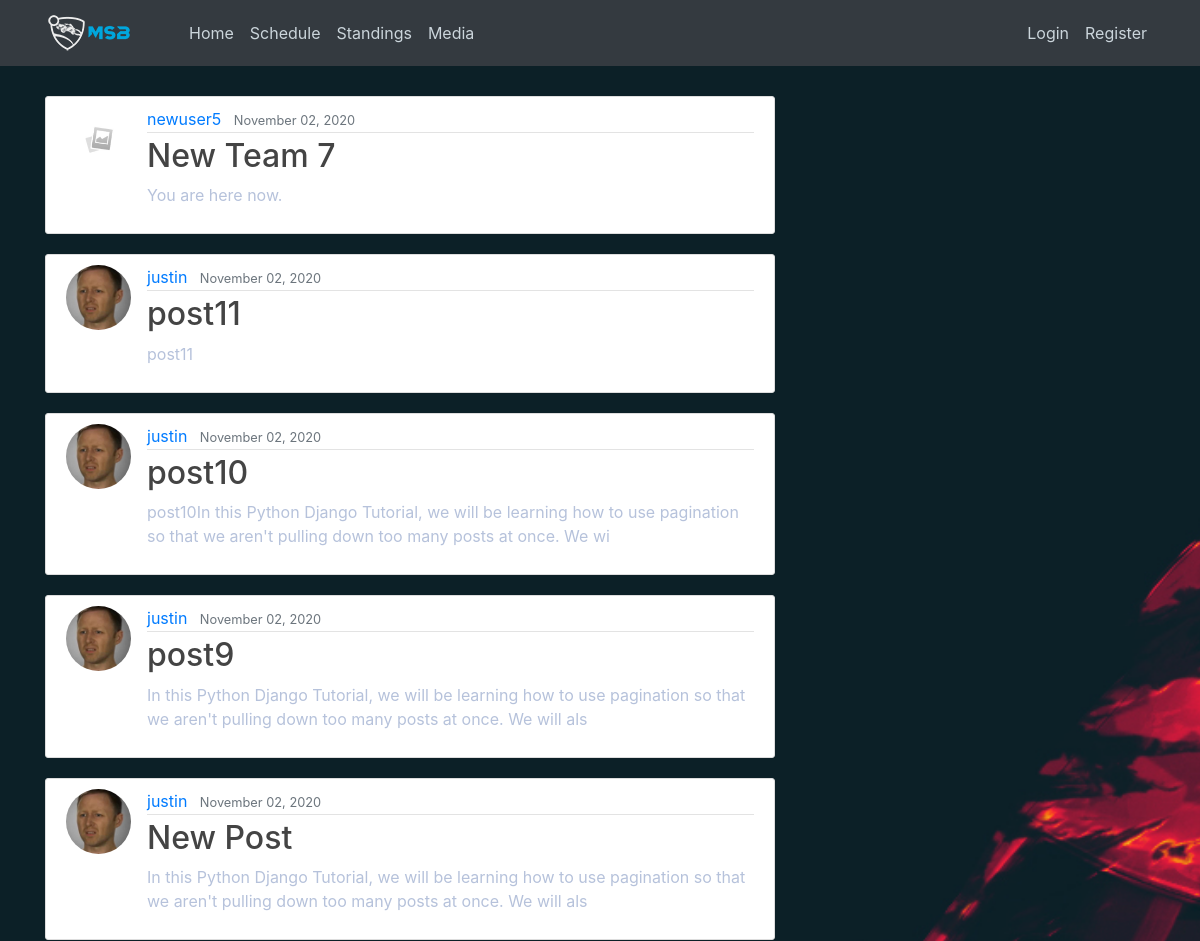
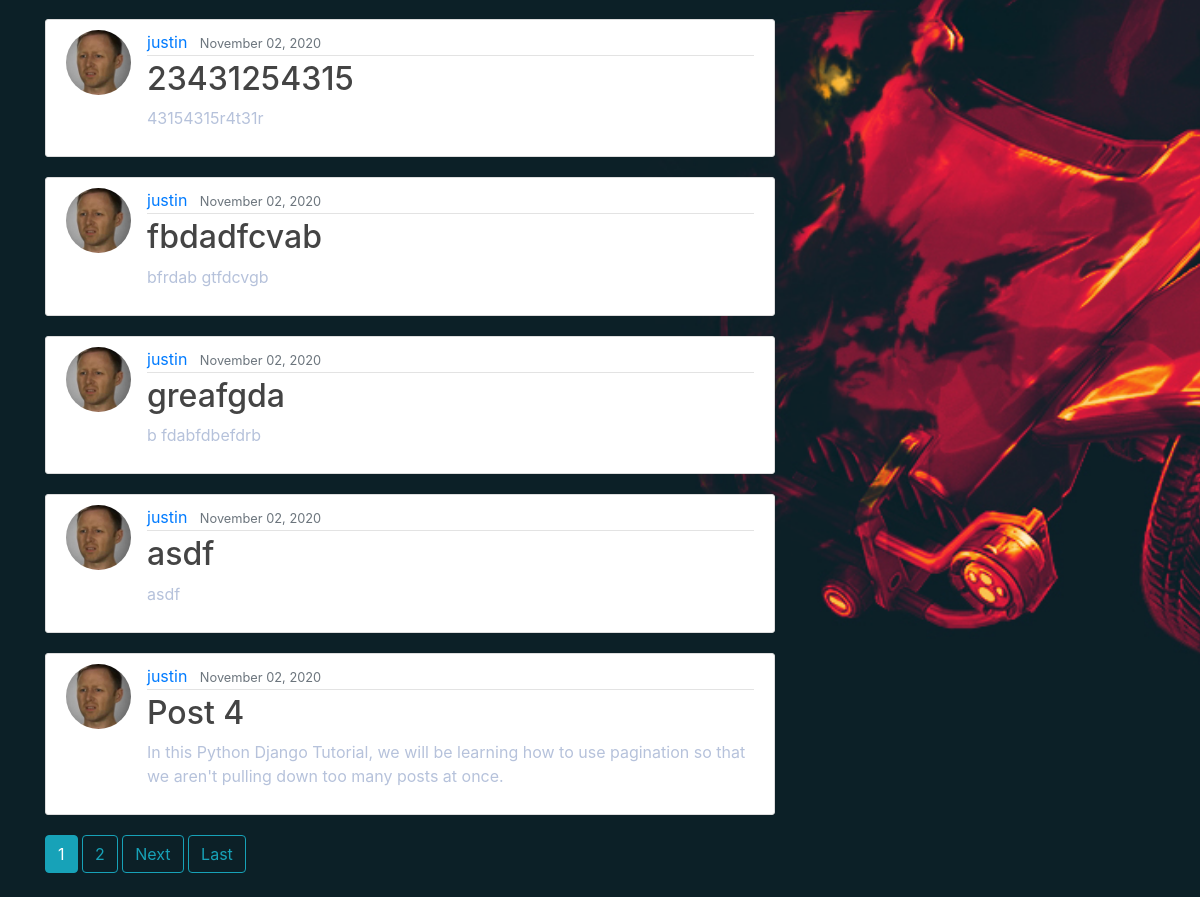
The page / on the database its author committed (2 pictures, top to bottom).
### blog/models.py (models this page shows, shortened)
class Post(models.Model):
    title = models.CharField(max_length=24)
    content = models.TextField(max_length=140)
    date_posted = models.DateTimeField(default=timezone.now)
    author = models.ForeignKey(User, on_delete=models.CASCADE)

### users/models.py (models this page shows, shortened)
class Profile(models.Model):
    user = models.OneToOneField(User, on_delete=models.CASCADE)
    image = models.ImageField(default='default.jpg', upload_to='profile_pics')

### blog/views.py (the view)
# urls.py: path('', PostListView.as_view(), name='blog-home'),
class PostListView(ListView):
    model = Post
    template_name = 'blog/home.html'
    context_object_name = 'posts'
    ordering = ['-date_posted']
    paginate_by = 10

### blog/templates/blog/home.html (shortened to what this page needs)
{% extends "blog/base.html" %}
{% block content %}
    {% for post in posts %}
        <article class="media content-section">
            <img class="rounded-circle article-img"src="{{ post.author.profile.image.url }}">
            <div class="media-body">
            <div class="article-metadata">
                <a class="mr-2" href="{% url 'user-posts' post.author.username %}">{{ post.author }}</a>
                <small class="text-muted">{{ post.date_posted|date:"F d, Y" }}</small>
            </div>
            <h2><a class="article-title" href="{% url 'post-detail' post.id %}">{{ post.title }}</a></h2>
            <p class="article-content">{{ post.content }}</p>
            </div>
        </article>
    {% endfor %}
    {% if is_paginated %}
        {% for num in page_obj.paginator.page_range %}
            {% if page_obj.number == num %}
                <a class="btn btn-info mb-4" href="?page={{ num }}">{{ num }}</a>
            {% elif num > page_obj.number|add:'-3' and num < page_obj.number|add:'3' %}
                <a class="btn btn-outline-info mb-4" href="?page={{ num }}">{{ num }}</a>
            {% endif %}
        {% endfor %}
        {% if page_obj.has_next %}
            <a class="btn btn-outline-info mb-4" href="?page={{ page_obj.next_page_number }}">Next</a>
            <a class="btn btn-outline-info mb-4" href="?page={{ page_obj.paginator.num_pages}}">Last</a>
        {% endif %}
    {% endif %}
{% endblock content %}

### blog/templates/blog/base.html (shortened to what this page needs)
{% load static %}
<!DOCTYPE html>
<html lang="en">
<head>
    <link rel="stylesheet" href="https://maxcdn.bootstrapcdn.com/bootstrap/4.0.0/css/bootstrap.min.css">
    <link rel="stylesheet" type="text/css" href="{% static 'blog/main.css' %}">
</head>
<body>
    <div class="overlay">
    <header class="site-header">
        <nav class="navbar navbar-dark navbar-expand-md bg-dark fixed-top">
          <div class="container">
            <a class="navbar-brand mr-5" href="{% url 'blog-home' %}"><img src="{% static 'img/msb-logo2.png' %}"></a>
            <div class="collapse navbar-collapse" id="navbarToggle">
              <div class="navbar-nav mr-auto">
                <a class="nav-item nav-link" href="{% url 'blog-home' %}">Home</a>
                <a class="nav-item nav-link" href="{% url 'blog-schedule' %}">Schedule</a>
                <a class="nav-item nav-link" href="{% url 'blog-standings' %}">Standings</a>
                <a class="nav-item nav-link" href="{% url 'blog-media' %}">Media</a>
              </div>
              <div class="navbar-nav">
                {% if user.is_authenticated %}
                <a class="nav-item nav-link" href="{% url 'post-create' %}">Submit Team</a>
                <a class="nav-item nav-link" href="{% url 'profile' %}">Profile</a>
                <a class="nav-item nav-link" href="{% url 'logout' %}">Logout</a>
                {% else %}
                <a class="nav-item nav-link" href="{% url 'login' %}">Login</a>
                <a class="nav-item nav-link" href="{% url 'register' %}">Register</a>
                {% endif %}
              </div>
            </div>
          </div>
        </nav>
      </header>
      <main role="main" class="container">
        <div class="row">
          <div class="col-md-8 mt-3">
            {% block content %}{% endblock %}
          </div>
        </div>
      </main>
      </div>
</body>
</html>

### blog/static/blog/main.css (style rules this page uses)
body { background-image: url("/static/img/background.jpg"); background-repeat: no-repeat; background-attachment: fixed; background-position: center; background-size: cover; color: #b6c2db; margin-top: 5rem; }
h1, h2, h3, h4, h5, h6 { color: #444444; }
.site-header .navbar-nav .nav-link { color: #cbd5db; }
.content-section { background: #ffffff; padding: 10px 20px; border: 1px solid #dddddd; border-radius: 3px; margin-bottom: 20px; }
.article-title { color: #444444; }
.article-content { white-space: pre-line; }
.article-img { height: 65px; width: 65px; margin-right: 16px; }
.article-metadata { padding-bottom: 1px; margin-bottom: 4px; border-bottom: 1px solid #e3e3e3 }

### rows shown on the page
Post: author.profile.image (placeholder picture), author "newuser5", date_posted "November 02, 2020", title "New Team 7", content "You are here now."
Post: author.profile.image (picture), author "justin", date_posted "November 02, 2020", title "post11", content "post11"
Post: author.profile.image (picture), author "justin", date_posted "November 02, 2020", title "post10", content "post10In this Python Django Tutorial, we will be learning how to use pagination so that we aren't pulling down too many posts at once. We wi"
Post: author.profile.image (picture), author "justin", date_posted "November 02, 2020", title "post9", content "In this Python Django Tutorial, we will be learning how to use pagination so that we aren't pulling down too many posts at once. We will als"
Post: author.profile.image (picture), author "justin", date_posted "November 02, 2020", title "New Post", content "In this Python Django Tutorial, we will be learning how to use pagination so that we aren't pulling down too many posts at once. We will als"
Post: author.profile.image (picture), author "justin", date_posted "November 02, 2020", title "23431254315", content "43154315r4t31r"
Post: author.profile.image (picture), author "justin", date_posted "November 02, 2020", title "fbdadfcvab", content "bfrdab gtfdcvgb"
Post: author.profile.image (picture), author "justin", date_posted "November 02, 2020", title "greafgda", content "b fdabfdbefdrb"
Post: author.profile.image (picture), author "justin", date_posted "November 02, 2020", title "asdf", content "asdf"
Post: author.profile.image (picture), author "justin", date_posted "November 02, 2020", title "Post 4", content "In this Python Django Tutorial, we will be learning how to use pagination so that we aren't pulling down too many posts at once."

### other values the page prints
{{ num }} "1"
{{ num }} "2"
